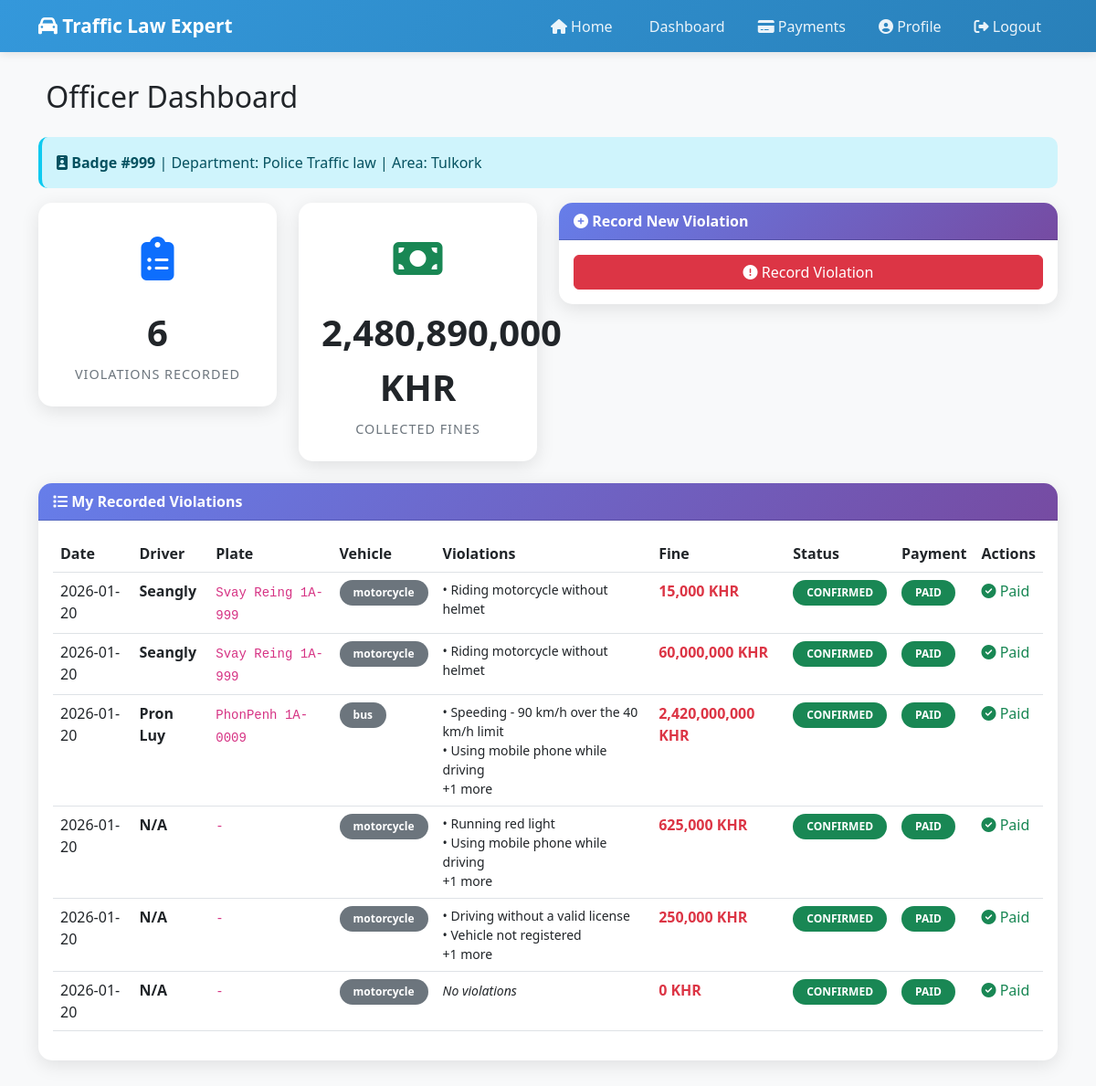
The page /officer/dashboard (signed in) on the database its author committed.
### tables this page shows
CREATE TABLE officers (
            id INTEGER PRIMARY KEY AUTOINCREMENT,
            user_id INTEGER UNIQUE,
            badge_number TEXT UNIQUE,
            department TEXT,
            assigned_area TEXT,
            created_at TIMESTAMP DEFAULT CURRENT_TIMESTAMP,
            FOREIGN KEY (user_id) REFERENCES users(id)
        );

CREATE TABLE violation_records (
            id INTEGER PRIMARY KEY AUTOINCREMENT,
            user_id INTEGER,
            officer_id INTEGER,
            vehicle_type TEXT,
            has_helmet TEXT,
            speed INTEGER,
            has_license TEXT,
            violations TEXT,
            total_fine INTEGER,
            status TEXT DEFAULT 'pending',
            payment_status TEXT DEFAULT 'unpaid',
            payment_date TIMESTAMP,
            description TEXT,
            location TEXT,
            created_at TIMESTAMP DEFAULT CURRENT_TIMESTAMP, driver_name TEXT, license_number TEXT, plate_number TEXT,
            FOREIGN KEY (user_id) REFERENCES users(id),
            FOREIGN KEY (officer_id) REFERENCES officers(id)
        );

### routes/officer.py (the view)
@officer_bp.route('/dashboard')
@role_required('officer')
def dashboard():
    conn = get_db()
    cursor = conn.cursor()
    cursor.execute('''
        SELECT o.*, u.first_name, u.last_name, u.username, u.email
        FROM officers o
        JOIN users u ON o.user_id = u.id
        WHERE u.id = ?
    ''', (session['user_id'],))
    officer = cursor.fetchone()
    if not officer:
        flash('Officer profile not found', 'error')
        return redirect(url_for('user.dashboard'))
    cursor.execute('''
        SELECT vr.*
        FROM violation_records vr
        WHERE vr.officer_id = ?
        ORDER BY vr.created_at DESC
    ''', (officer['id'],))
    violations = cursor.fetchall()
    parsed_violations = []
    for v in violations:
        v_dict = dict(v)
        if v_dict['violations'] and isinstance(v_dict['violations'], str):
            try:
                v_dict['parsed_violations'] = json.loads(v_dict['violations'])
            except json.JSONDecodeError:
                v_dict['parsed_violations'] = [viol.strip() for viol in v_dict['violations'].split(',') if viol.strip()]
        else:
            v_dict['parsed_violations'] = []
        parsed_violations.append(v_dict)
    cursor.execute('''SELECT COUNT(*) as total FROM violation_records WHERE officer_id = ?''',
                  (officer['id'],))
    total_recorded = cursor.fetchone()['total']
    cursor.execute('''SELECT SUM(total_fine) as total FROM violation_records WHERE officer_id = ? AND payment_status = "paid"''',
                  (officer['id'],))
    collected_fines = cursor.fetchone()['total'] or 0
    conn.close()
    return render_template('officer/dashboard.html',
                         officer=officer,
                         violations=parsed_violations,
                         total_recorded=total_recorded,
                         collected_fines=collected_fines)

### utils/db.py (called while the page is built)
def get_db():
    conn = sqlite3.connect(Config.DATABASE)
    conn.row_factory = sqlite3.Row
    return conn

### templates/officer/dashboard.html (shortened to what this page needs)
{% extends "base.html" %}
{% block content %}
<h2 class="mb-4">
     Officer Dashboard
</h2>
<div class="alert alert-info border-start border-4 border-info">
    <i class="fas fa-id-badge"></i> <strong>Badge #{{ officer['badge_number'] }}</strong> |
    Department: {{ officer['department'] }} | Area: {{ officer['assigned_area'] }}
</div>
<div class="row mb-4">
    <div class="col-md-3">
        <div class="stat-card">
            <div class="stat-icon text-primary">
                <i class="fas fa-clipboard-list"></i>
            </div>
            <div class="stat-number">{{ total_recorded }}</div>
            <div class="stat-label">Violations Recorded</div>
        </div>
    </div>
    <div class="col-md-3">
        <div class="stat-card">
            <div class="stat-icon text-success">
                <i class="fas fa-money-bill"></i>
            </div>
            <div class="stat-number">{{ "{:,.0f}".format(collected_fines|default(0)) }} KHR</div>
            <div class="stat-label">Collected Fines</div>
        </div>
    </div>
    <div class="col-md-6">
        <div class="card">
            <div class="card-header">
                <i class="fas fa-plus-circle"></i> Record New Violation
            </div>
            <div class="card-body">
                <button class="btn btn-danger w-100" data-bs-toggle="modal" data-bs-target="#recordModal">
                    <i class="fas fa-exclamation-circle"></i> Record Violation
                </button>
            </div>
        </div>
    </div>
</div>
<div class="card">
    <div class="card-header">
        <i class="fas fa-list"></i> My Recorded Violations
    </div>
    <div class="card-body">
        {% if violations %}
        <div class="table-responsive">
            <table class="table table-hover">
                <thead>
                    <tr>
                        <th>Date</th>
                        <th>Driver</th>
                        <th>Plate</th>
                        <th>Vehicle</th>
                        <th>Violations</th>
                        <th>Fine</th>
                        <th>Status</th>
                        <th>Payment</th>
                        <th>Actions</th>
                    </tr>
                </thead>
                <tbody>
                    {% for v in violations %}
                    <tr>
                        <td>{{ v['created_at'][:10] }}</td>
                        <td><strong>{{ v['driver_name'] or 'N/A' }}</strong></td>
                        <td><code>{{ v['plate_number'] or '-' }}</code></td>
                        <td><span class="badge bg-secondary">{{ v['vehicle_type'] }}</span></td>
                        <td>
                            <small>
                                {% if v['parsed_violations'] %}
                                {% for viol in v['parsed_violations'][:2] %}
                                <div>• {{ viol }}</div>
                                {% endfor %}
                                {% if v['parsed_violations']|length > 2 %}
                                <div>+{{ v['parsed_violations']|length - 2 }} more</div>
                                {% endif %}
                                {% else %}
                                <em>No violations</em>
                                {% endif %}
                            </small>
                        </td>
                        <td><strong class="text-danger">{{ "{:,.0f}".format(v['total_fine']|default(0)) }} KHR</strong>
                        </td>
                        <td>
                            <span class="badge bg-{{ 'success' if v['status'] == 'confirmed' else 'warning' }}">
                                {{ v['status'].upper() }}
                            </span>
                        </td>
                        <td>
                            <span
                                class="badge bg-{{ 'success' if v['payment_status'] == 'paid' else 'danger' if v['payment_status'] == 'unpaid' else 'warning' }}">
                                {{ v['payment_status'].upper() }}
                            </span>
                        </td>
                        <td>
                            {% if v['payment_status'] == 'unpaid' or v['payment_status'] == 'pending' %}
                            <button class="btn btn-sm btn-success" onclick="markPaid({{ v['id'] }})">
                                <i class="fas fa-check"></i> Mark Paid
                            </button>
                            {% else %}
                            <span class="text-success"><i class="fas fa-check-circle"></i> Paid</span>
                            {% endif %}
                        </td>
                    </tr>
                    {% endfor %}
                </tbody>
            </table>
        </div>
        {% else %}
        <p class="text-center text-muted py-4">No violations recorded yet.</p>
        {% endif %}
    </div>
</div>
{% endblock %}

### templates/base.html (shortened to what this page needs)
<!DOCTYPE html>
<html lang="en">
<head>
    <link href="https://cdn.jsdelivr.net/npm/bootstrap@5.3.0/dist/css/bootstrap.min.css" rel="stylesheet">
    <link rel="stylesheet" href="https://cdnjs.cloudflare.com/ajax/libs/font-awesome/6.4.0/css/all.min.css">
</head>
<body class="role-{{ session.get('role', 'guest') }}">
    <nav class="navbar navbar-expand-lg navbar-dark">
        <div class="container">
            <a class="navbar-brand" href="/">
                <i class="fas fa-car"></i> Traffic Law Expert
            </a>
            <div class="collapse navbar-collapse" id="navbarNav">
                <ul class="navbar-nav ms-auto">
                    <li class="nav-item">
                        <a class="nav-link" href="/"><i class="fas fa-home"></i> Home</a>
                    </li>
                    {% if session.user_id %}
                    {% if session.role == 'admin' %}
                    <li class="nav-item">
                        <a class="nav-link" href="/admin/dashboard"><i class="fas fa-user-shield"></i> Dashboard</a>
                    </li>
                    <li class="nav-item dropdown">
                        <a class="nav-link dropdown-toggle" href="#" id="adminMenu" role="button"
                            data-bs-toggle="dropdown">
                            <i class="fas fa-cogs"></i> Management
                        </a>
                        <ul class="dropdown-menu" aria-labelledby="adminMenu">
                            <li><a class="dropdown-item" href="/admin/users"><i class="fas fa-users"></i> Users</a></li>
                            <li><a class="dropdown-item" href="/admin/officers"><i class="fas fa-badge"></i>
                                    Officers</a></li>
                            <li><a class="dropdown-item" href="/admin/laws"><i class="fas fa-book"></i> Traffic Laws</a>
                            </li>
                            <li><a class="dropdown-item" href="/admin/appeals"><i class="fas fa-clipboard-check"></i>
                                    Appeals</a></li>
                            <li><a class="dropdown-item" href="/admin/payments"><i class="fas fa-credit-card"></i>
                                    Payments</a></li>
                        </ul>
                    </li>
                    {% elif session.role == 'officer' %}
                    <li class="nav-item">
                        <a class="nav-link" href="/officer/dashboard"> Dashboard</a>
                    </li>
                    <li class="nav-item">
                        <a class="nav-link" href="/officer/payments"><i class="fas fa-credit-card"></i> Payments</a>
                    </li>
                    {% else %}
                    <li class="nav-item">
                        <a class="nav-link" href="/user/dashboard"><i class="fas fa-tachometer-alt"></i> Dashboard</a>
                    </li>
                    {% endif %}
                    <li class="nav-item">
                        <a class="nav-link" href="/user/profile"><i class="fas fa-user-circle"></i> Profile</a>
                    </li>
                    <li class="nav-item">
                        <a class="nav-link" href="/logout"><i class="fas fa-sign-out-alt"></i> Logout</a>
                    </li>
                    {% endif %}
                </ul>
            </div>
        </div>
    </nav>
    <div class="main-content">
        <div class="container">
            {% block content %}{% endblock %}
        </div>
    </div>
</body>
</html>

### templates/base.html (style rules this page uses)
:root { --primary-color: #667eea; --secondary-color: #764ba2; --success-color: #28a745; --danger-color: #dc3545; --warning-color: #ffc107; --light-bg: #f8f9fa; }
body { font-family: 'Segoe UI', Tahoma, Geneva, Verdana, sans-serif; background-color: var(--light-bg); }
.navbar { background: linear-gradient(135deg, var(--primary-color) 0%, var(--secondary-color) 100%); box-shadow: 0 2px 10px rgba(0, 0, 0, 0.1); }
.navbar-brand { font-weight: 700; font-size: 1.3rem; }
.navbar-dark .navbar-nav .nav-link { color: rgba(255, 255, 255, 0.9); font-weight: 500; margin: 0 10px; transition: all 0.3s; }
.main-content { min-height: calc(100vh - 120px); padding: 30px 0; }
.card { border: none; border-radius: 15px; box-shadow: 0 5px 20px rgba(0, 0, 0, 0.1); margin-bottom: 20px; }
.card-header { background: linear-gradient(135deg, var(--primary-color) 0%, var(--secondary-color) 100%); color: white; border-radius: 15px 15px 0 0 !important; font-weight: 600; }
.alert { border-radius: 10px; border: none; font-weight: 500; }
.badge { font-weight: 600; padding: 8px 15px; border-radius: 20px; }
.stat-card { background: white; padding: 25px; border-radius: 15px; box-shadow: 0 5px 20px rgba(0, 0, 0, 0.1); text-align: center; transition: all 0.3s; }
.stat-icon { font-size: 3rem; margin-bottom: 15px; }
.stat-number { font-size: 2.5rem; font-weight: 700; margin-bottom: 5px; }
.stat-label { color: #6c757d; font-size: 0.9rem; text-transform: uppercase; letter-spacing: 1px; }
.role-officer .navbar { background: linear-gradient(135deg, #3498db 0%, #2980b9 100%); }

### rows shown on the page
officers: badge_number "999", department "Police Traffic law", assigned_area "Tulkork"
violation_records: created_at "2026-01-20", driver_name "Seangly", plate_number "Svay Reing 1A-999", vehicle_type "motorcycle", 2 "Riding motorcycle without helmet", total_fine "15,000", status "CONFIRMED", payment_status "PAID", shows "Paid"
violation_records: created_at "2026-01-20", driver_name "Seangly", plate_number "Svay Reing 1A-999", vehicle_type "motorcycle", 2 "Riding motorcycle without helmet", total_fine "60,000,000", status "CONFIRMED", payment_status "PAID", shows "Paid"
violation_records: created_at "2026-01-20", driver_name "Pron Luy", plate_number "PhonPenh 1A-0009", vehicle_type "bus", 2 "Speeding - 90 km/h over the 40 km/h limit" "Using mobile phone while driving", parsed_violations|length "1", total_fine "2,420,000,000", status "CONFIRMED", payment_status "PAID", shows "Paid"
violation_records: created_at "2026-01-20", v "N/A", v "-", vehicle_type "motorcycle", 2 "Running red light" "Using mobile phone while driving", parsed_violations|length "1", total_fine "625,000", status "CONFIRMED", payment_status "PAID", shows "Paid"
violation_records: created_at "2026-01-20", v "N/A", v "-", vehicle_type "motorcycle", 2 "Driving without a valid license" "Vehicle not registered", parsed_violations|length "1", total_fine "250,000", status "CONFIRMED", payment_status "PAID", shows "Paid"
violation_records: created_at "2026-01-20", v "N/A", v "-", vehicle_type "motorcycle", shows "No violations", total_fine "0", status "CONFIRMED", payment_status "PAID", shows "Paid"

### other values the page prints
{{ total_recorded }} "6"
{{ "{:,.0f}".format(collected_fines|default(0)) }} "2,480,890,000"
